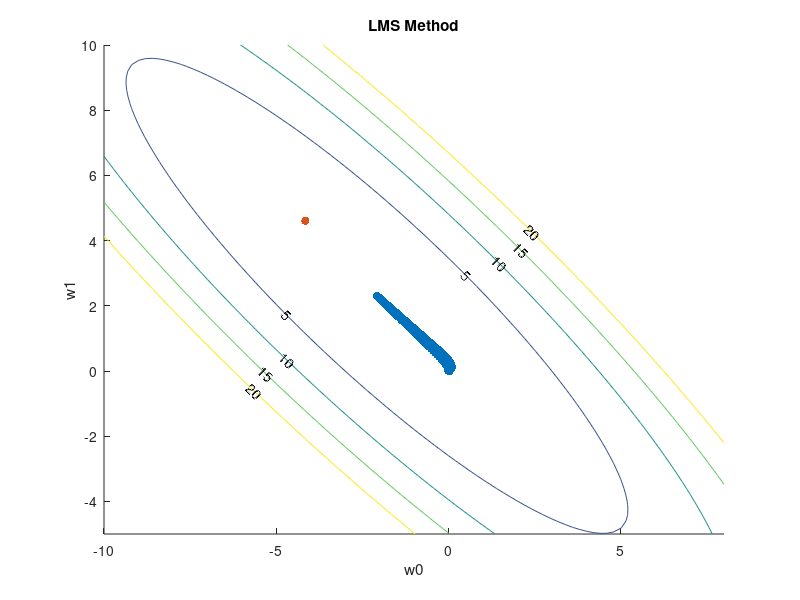
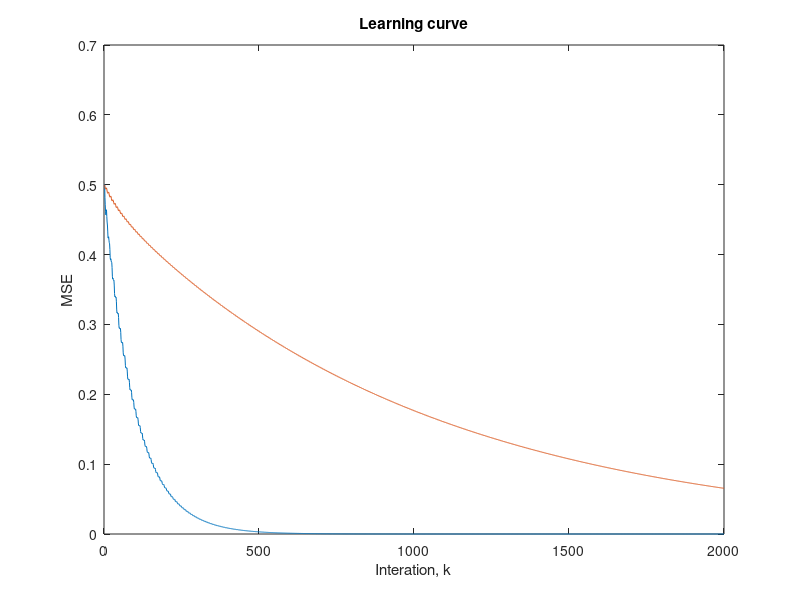
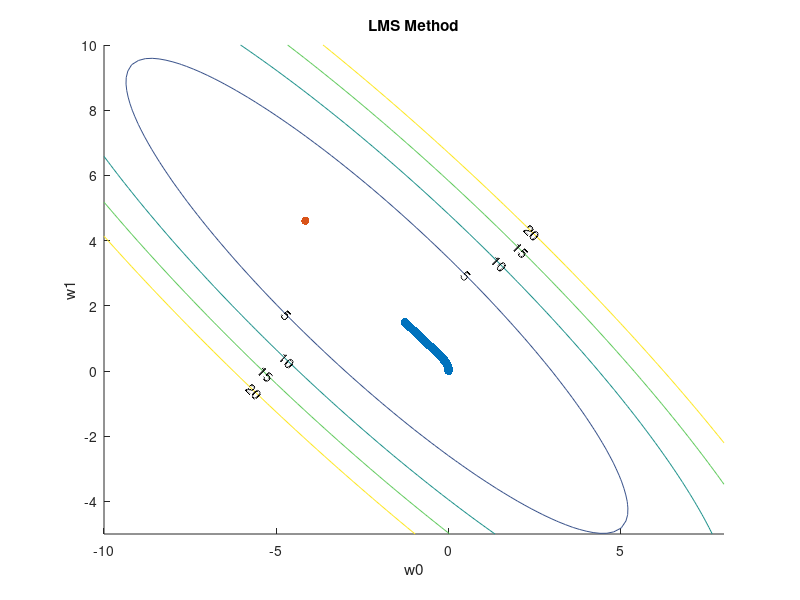

MATLAB code to generate these figures, in order:
clc; close all; clear all;

w(:,1) = [0 0]';
mu = 0.05;
I = 2000;
N = 7;

%LMS Method
j = [1:I];
    x = cos(pi*j/N);
    xd = [0 x(1:I-1)];
    XX = [x;xd];
for i = 2:I
    X = XX(:,i-1);
    e = sin(pi*(i-1)/N)-X'*w(:,i-1);
    w(:,i) = w(:,i-1) + 2*mu*e.*X;
    w0 = w(1,i);
    w1 = w(2,i);
    MSE1(i) = 0.5*(w0^2+w1^2)+w0*w1*cos(pi/N)-w1*sin(pi/N)+0.5;
end
figure
scatter(w(1,:),w(2,:),'filled','b')
hold on
[w0 w1] = meshgrid(-10:.2:8,-5:.2:10);
zeta = 0.5*(w0.^2+w1.^2)+w0.*w1*cos(pi/N)-w1.*sin(pi/N)+0.5;
[C,h] = contour(w0,w1,zeta,0:5:20);
set(h,'ShowText','on','LabelSpacing',500)
title('LMS Method');
xlabel('w0')
ylabel('w1')
hold on
R = [0.5 0.5*cos(pi/N);0.5*cos(pi/N) 0.5];
P = [0 sin(pi/N)];
wopt = inv(R)*P';
scatter(wopt(1,:),wopt(2,:),'filled','g')

w(:,1) = [0 0]';
mu = 0.005;
for i = 2:I
    X = XX(:,i-1);
    e = sin(pi*(i-1)/N)-X'*w(:,i-1);
    w(:,i) = w(:,i-1) + 2*mu*e.*X;
    w0 = w(1,i);
    w1 = w(2,i);
    MSE2(i) = 0.5*(w0^2+w1^2)+w0*w1*cos(pi/N)-w1*sin(pi/N)+0.5;
end
% Learning curve LMS
figure
k = 2:I;
plot(k,(MSE1(2:I)), k,(MSE2(2:I)))
title('Learning curve')
xlabel('Interation, k')
ylabel('MSE');

figure
scatter(w(1,:),w(2,:),'filled','b')
hold on
[w0 w1] = meshgrid(-10:.2:8,-5:.2:10);
zeta = 0.5*(w0.^2+w1.^2)+w0.*w1*cos(pi/N)-w1.*sin(pi/N)+0.5;
[C,h] = contour(w0,w1,zeta,0:5:20);
set(h,'ShowText','on','LabelSpacing',500)
title('LMS Method');
xlabel('w0')
ylabel('w1')
hold on
R = [0.5 0.5*cos(pi/N);0.5*cos(pi/N) 0.5];
P = [0 sin(pi/N)];
wopt = inv(R)*P';
scatter(wopt(1,:),wopt(2,:),'filled','g')





